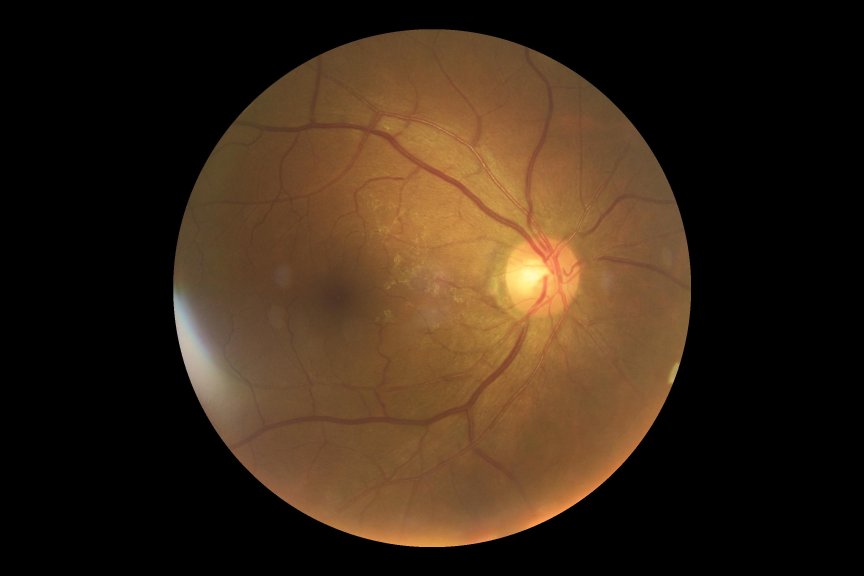
#> input picture data/ODIR-5K/training/1097_right.jpg, 2592 x 1728 px, given in place of 0_right.jpg, which was not available (shown at 1/3 size)
$ jupyter execute --allow-errors gen_img_properties3.ipynb
#> lines starting #> are read from the running program, lines starting #| are printed output that depends on the picture; after the words box and inside, x2 and y2 are one past the last pixel; in counts of white or black regions, pixels touching at a corner belong together; pictures that were not available may be replaced by others from this repository, and a replacement may not be noted
### classica/utils/image_utils.py
import matplotlib.pyplot as plt
import math
import numpy as np
from skimage.color import rgb2gray
from skimage import feature

def print_img(title, image):
    plt.title(title)
    if len(image.shape) >= 3 and min(image.shape) > 1:
        plt.imshow(image)
    else:
        plt.imshow(image, cmap=plt.cm.gray)
    plt.show()


# [13 lines left out: function calc_euclidean, not called in this run]

def compute_brightness(image):
    img = np.float64(image)

    Cr = img[:, :, 2]
    Cg = img[:, :, 1]
    Cb = img[:, :, 0]

    Width = img.shape[0]
    Height = img.shape[1]

    return np.sqrt((0.241 * (Cr**2)) + (0.691 * (Cg**2)) + (0.068 * (Cb**2))) / (Width * Height)


def contrast_equalization(image, threshold=125, adjust_if_lower=True):
    contrast = 1
    img = image
    brightness = compute_brightness(img).sum()

    while (adjust_if_lower and brightness < threshold):
        contrast += 0.01
        img = image.copy() * contrast
        brightness = compute_brightness(img).sum()

    while (brightness > threshold):
        contrast -= 0.01
        img = image.copy() * contrast
        brightness = compute_brightness(img).sum()

    return np.uint8(img)


# [27 lines left out: functions show_histogram, specularity_pixels_count, not called in this run]

def is_strong_solid_opacity(image, padding=70, threshold=100, sigma=0.01) -> bool:
    """A strong manifestatiom of opacity will probably be manifested by a low
       border detection on the image, because the eye is so opaque that the light
       of the fundoscope cannot show any veins

    Parameters
    ----------
    image : 2D array
        Grayscale input image to detect edges on; can be of any dtype.

    padding: how much of the image should be cut from its edges, in order to avoid
             counting the fundos circle format as a border. This is better than having
             to detect a ciclic border and exclude it. You could also set padding to zero
             and try to compensate it increasing the threshold

    threshold: how many "border pixels" should be considered as a minimal for having
               veins detected.

    Returns
    -------
    output : True/False"""


    if len(image.shape) > 2:
        img = rgb2gray(image)
    else:
        img = image

    img = img[padding:img.shape[0]-padding,padding:img.shape[1]-padding]
    img =  feature.canny(img, sigma=sigma)
    img[img > 0] = 255
    return (img > 0).sum() < threshold

def find_hog(image):
    return feature.hog(image, orientations=8, pixels_per_cell=(16, 16),
        cells_per_block=(1, 1), visualize=False, feature_vector=True, channel_axis=-1)


### classic/old_code/gen_img_properties3.ipynb
[cell 1]
import matplotlib.pyplot as plt

import skimage.io as io
from skimage import data, color
from skimage.transform import rescale, resize, downscale_local_mean
from skimage.filters import threshold_mean, sobel
from skimage.color import rgb2gray
from skimage import feature

import pandas as pd
import math
from typing import *
from skimage.color import rgb2gray
from skimage.transform import hough_circle, hough_circle_peaks
from skimage.draw import circle_perimeter
from skimage.transform import hough_line, hough_line_peaks
from scipy import ndimage
from skimage import measure, feature, io, color, draw, segmentation
from skimage.feature import hog
from utils.image_utils import *

base_dir = "../data"

#> (the rest of this cell did not finish here and is left out)

[cell 2]
#eq_normal = contrast_equalization(normal)
#has_veins(eq_normal)

file='0_right.jpg'
#file='103_left.jpg'
img = io.imread(f'{base_dir}/preprocessed_images/{file}')
#> img is the input picture: shape (1728, 2592, 3); mean R, G, B 56.9, 39.4, 23

print_img('original', img)

print_img('contrast eq', img)
img = contrast_equalization(img, adjust_if_lower=False)
#> in compute_brightness, `Cr = img[:, :, 2]`:
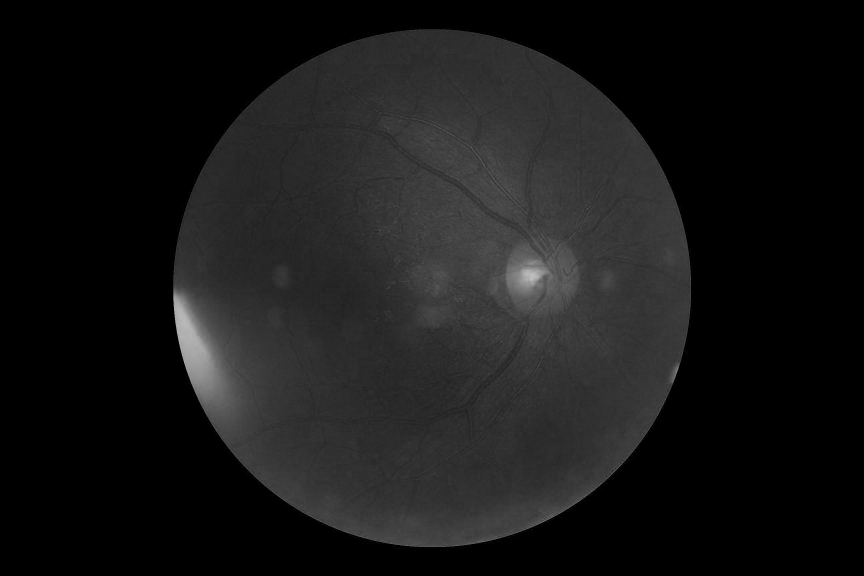
#> Cr: shape (1728, 2592) float64 (shown at 1/3 size); min 0, max 204, mean 23
#> in compute_brightness, `Cg = img[:, :, 1]`:
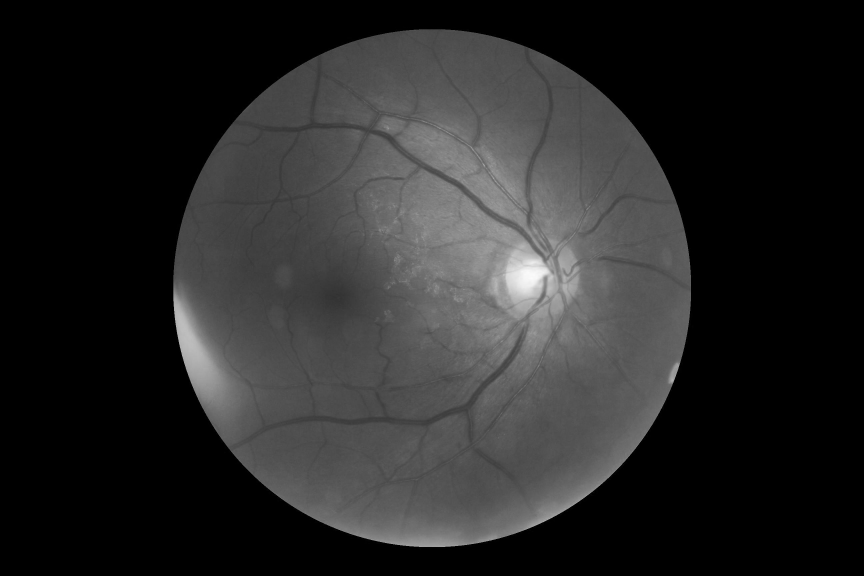
#> Cg: shape (1728, 2592) float64 (shown at 1/3 size); min 0, max 252, mean 39.4
#> in compute_brightness, `Cb = img[:, :, 0]`:
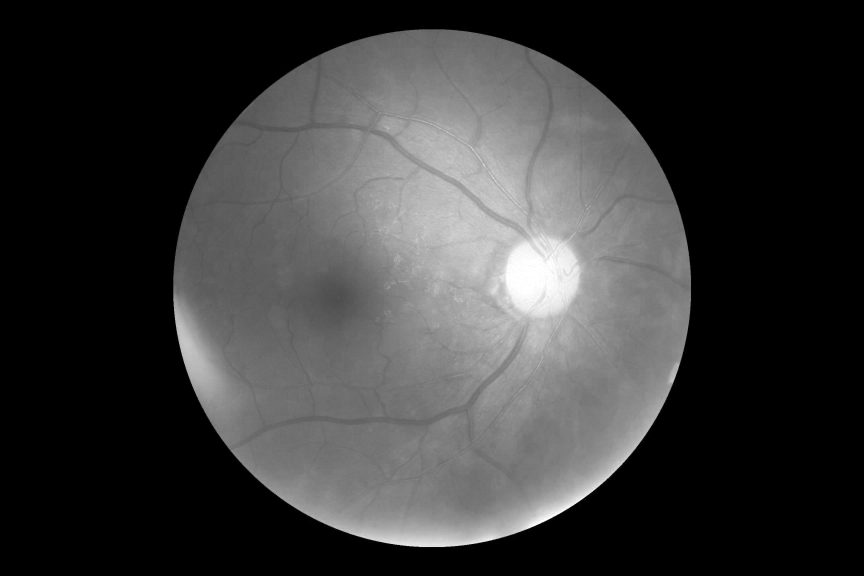
#> Cb: shape (1728, 2592) float64 (shown at 1/3 size); min 0, max 255, mean 56.9
#> in contrast_equalization, `brightness = compute_brightness(img).sum()`: brightness = 37.73
#> after the loop in contrast_equalization, `while (adjust_if_lower and brightness < threshold):`: contrast = 1

veins =  feature.canny(rgb2gray(img), sigma=0.001)
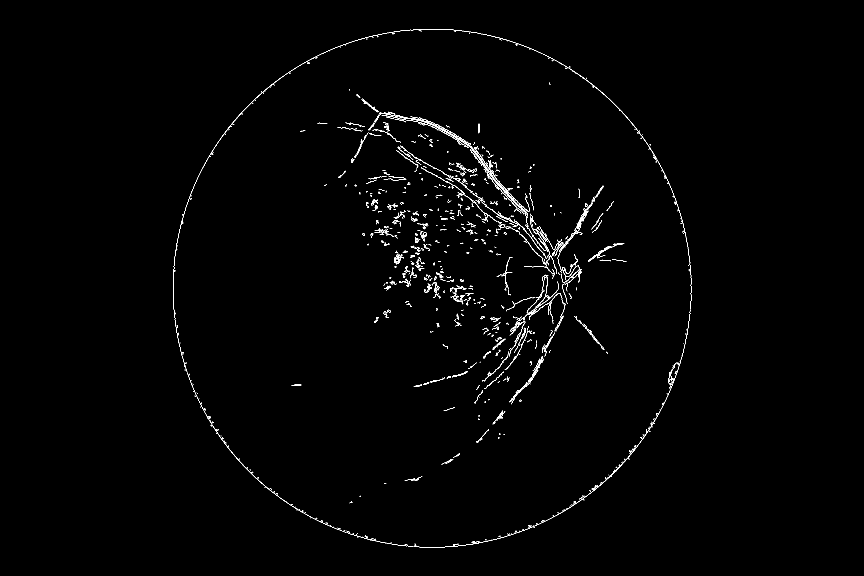
#> veins: shape (1728, 2592) bool (shown at 1/3 size); 0.66% white in thin lines or dots, all inside (x1, y1, x2, y2) = (519, 87, 2074, 1642)
print_img('canny', veins)
veins[veins > 0] = 255

print(is_strong_solid_opacity(img))
#> in is_strong_solid_opacity, `img = img[padding:img.shape[0]-padding,padding:img.shape[1]-padding]`:
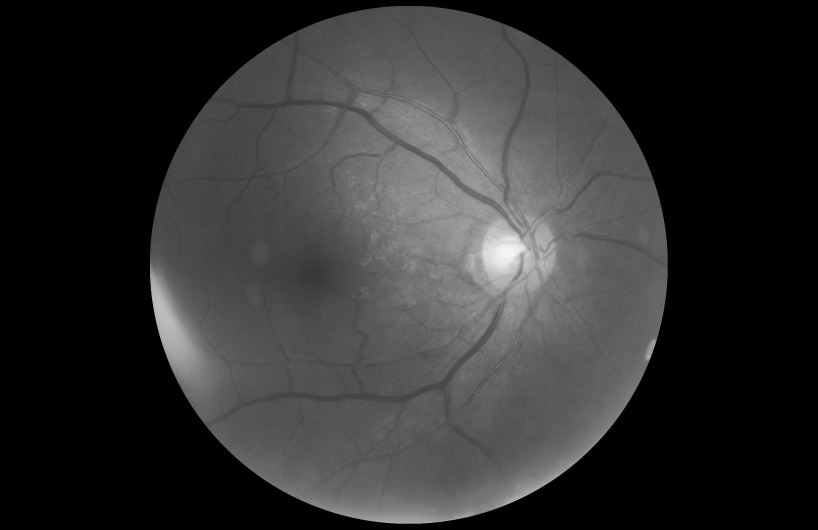
#> img: shape (1588, 2452) float64 (shown at 1/3 size); min 0, max 0.973, mean 0.189
#> in is_strong_solid_opacity, `img =  feature.canny(img, sigma=sigma)`:
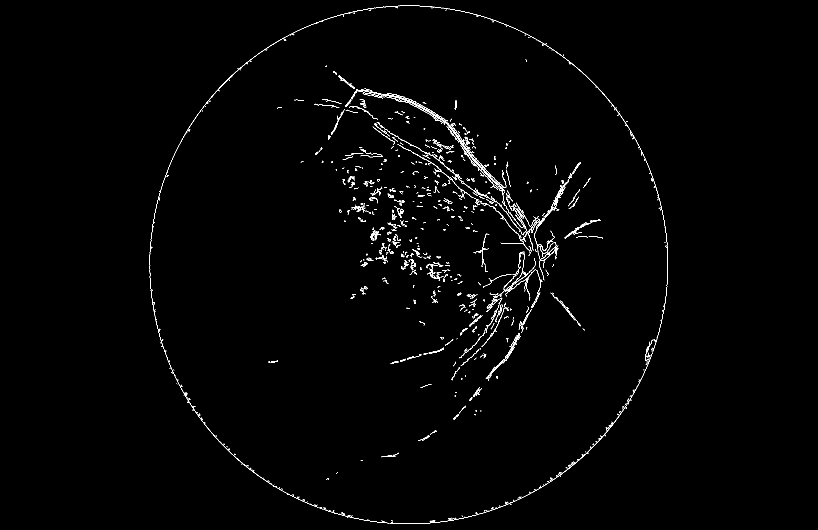
#> img: shape (1588, 2452) bool (shown at 1/3 size); 0.76% white in thin lines or dots, all inside (x1, y1, x2, y2) = (449, 17, 2004, 1572)
#| False


#print(has_veins(img))

#> (a cell that did not finish here is left out)

[cell 4]
def build_feature_df(image_db: pd.DataFrame) -> pd.DataFrame:
    result = {}
    for idx, row in image_db.iterrows():
        if (max == 0): break
    max -= 1
    try:
        file = row['Left-Fundus']
        img = io.imread(f"{base_dir}/preprocessed_images/{file}")
        img = contrast_equalization(img, adjust_if_lower=False)
        result['id'] = file
        features = find_hog(img)

        print (f'cataract/opacity {file}')
    except:
        print (f'not found {file}')

[cell 5]
file='0_right.jpg'
#file='103_left.jpg'
img = io.imread(f'{base_dir}/preprocessed_images/{file}')
features = find_hog(img)
print (features.shape)
#| (139968,)

[cell 6]
cataract_opacity = []
max = 9000
true_positive_cataract_count = 0

result_logs = []  # for storing results that'll be saved to a file
found=  0  # counter for number of found files
not_found = 0  # counter for number of files not found

#> (the rest of this cell did not finish here and is left out)

$ run again, on data/ODIR-5K/training/1197_right.jpg
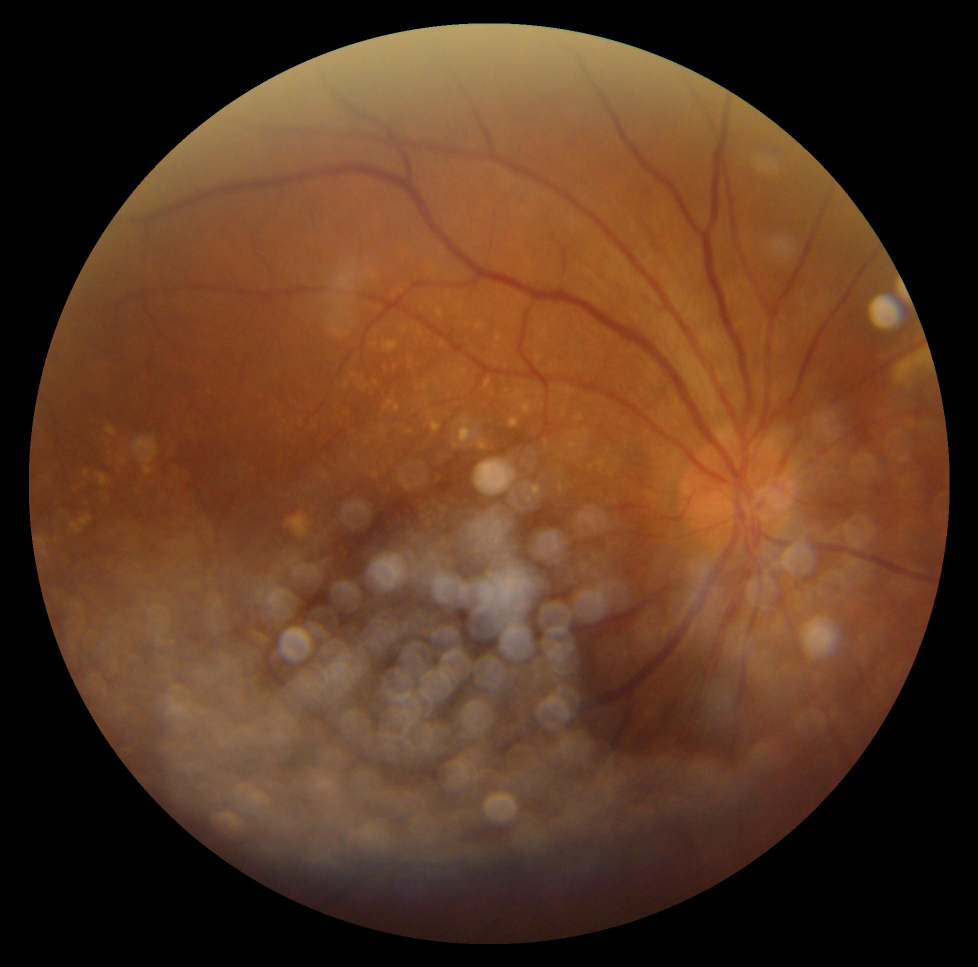
#> input picture data/ODIR-5K/training/1197_right.jpg, 1956 x 1934 px, given in place of 0_right.jpg, which was not available (shown at 1/2 size)
#> img is the input picture: shape (1934, 1956, 3); mean R, G, B 91.3, 56.4, 33.8
#> in compute_brightness, `return np.sqrt((0.241 * (Cr**2)) + (0.691 * (Cg**2)) + (0.068 * (Cb**2..`:
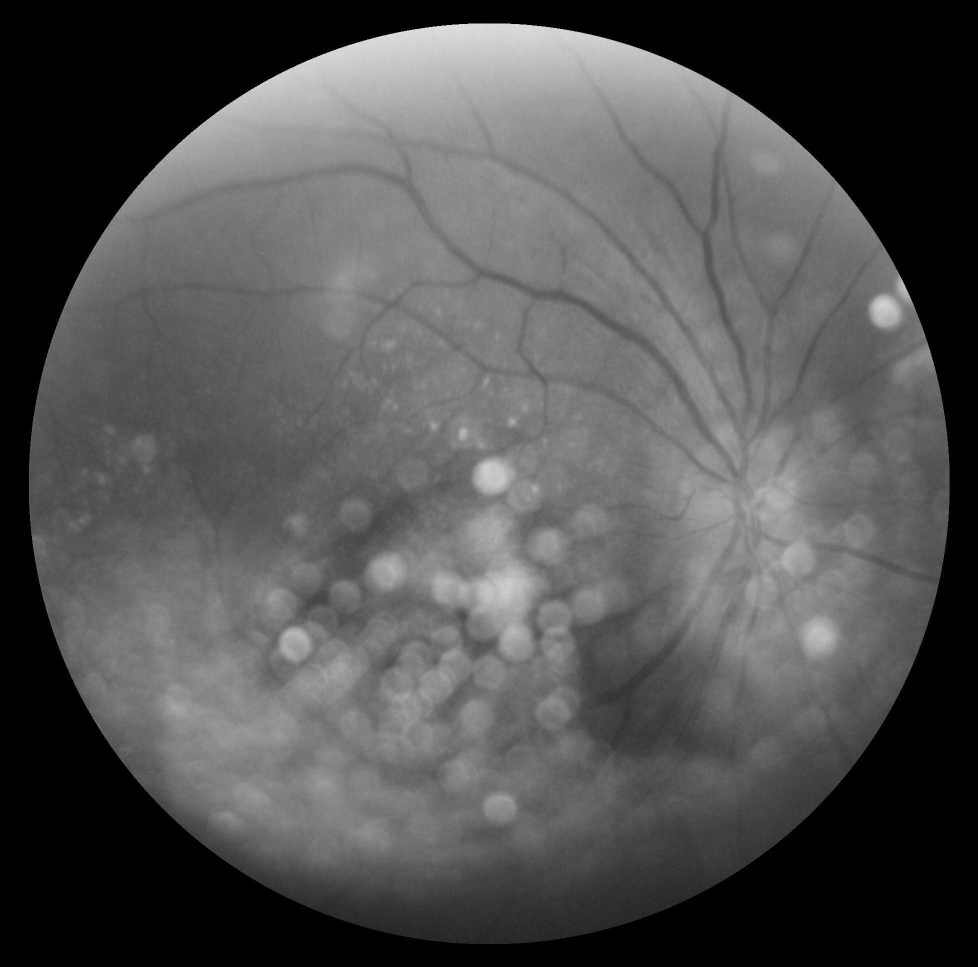
#> returned value: shape (1934, 1956) float64 (shown at 1/2 size); min 0, max 4.58e-05, mean 1.46e-05; drawn with min black and max white
#> brightness = 55.39
#> after the loop in contrast_equalization, `while (adjust_if_lower and brightness < threshold):`: contrast = 1
#> veins: shape (1934, 1956) bool; 0.21% white in thin lines or dots, all inside (x1, y1, x2, y2) = (57, 47, 1899, 1889)
#> in is_strong_solid_opacity, `img =  feature.canny(img, sigma=sigma)`:
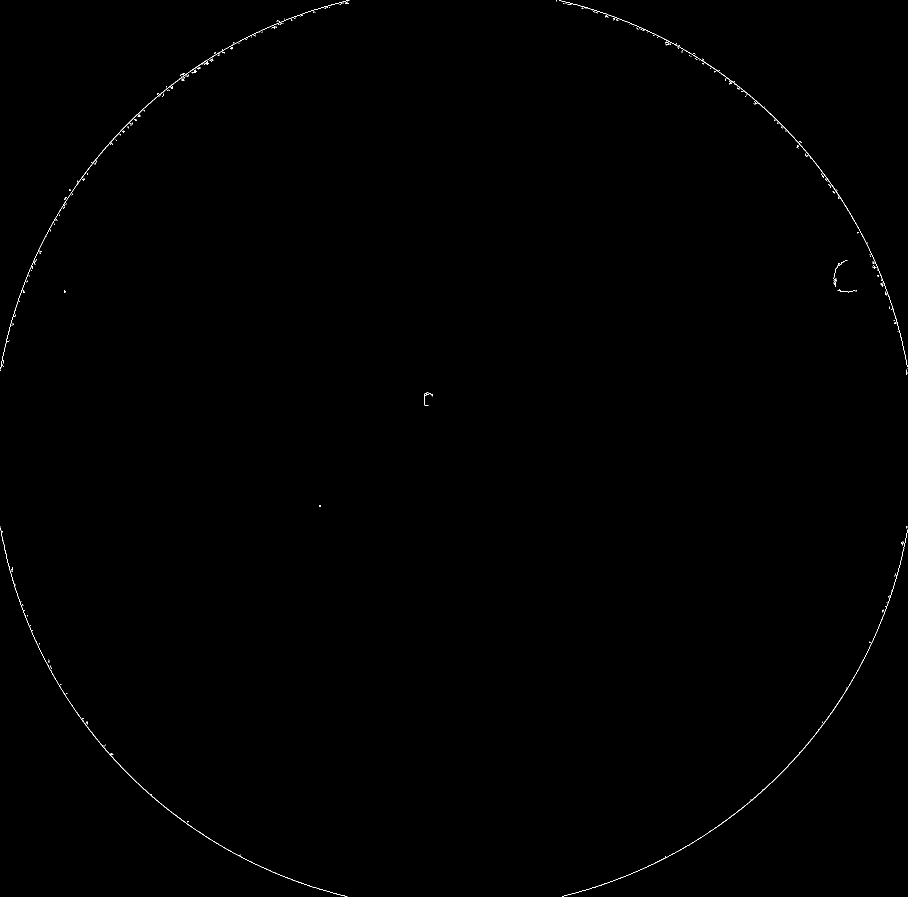
#> img: shape (1794, 1816) bool (shown at 1/2 size); 0.19% white in thin lines or dots
#| False
#| (117120,)
